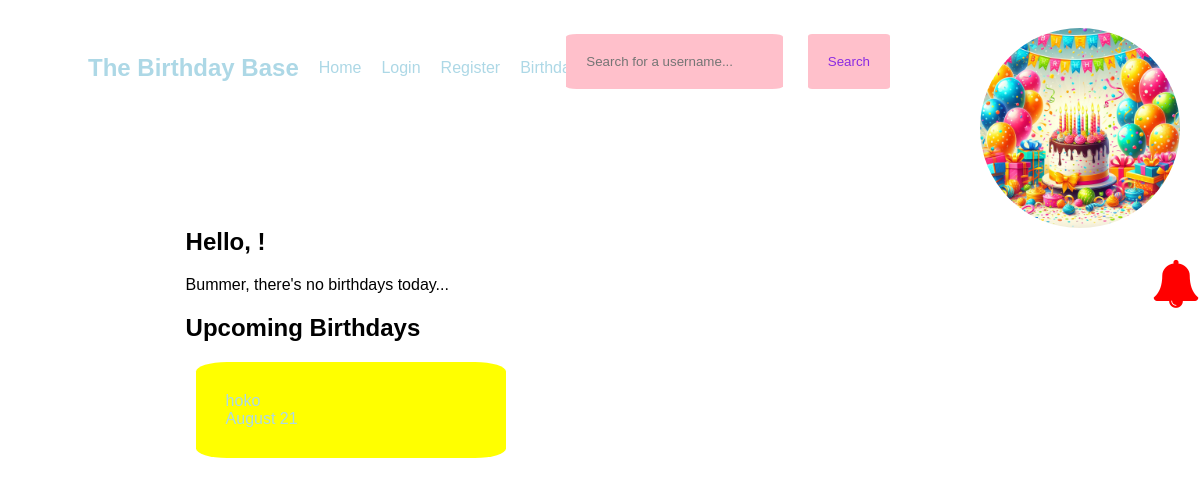
The app's page /, older data.
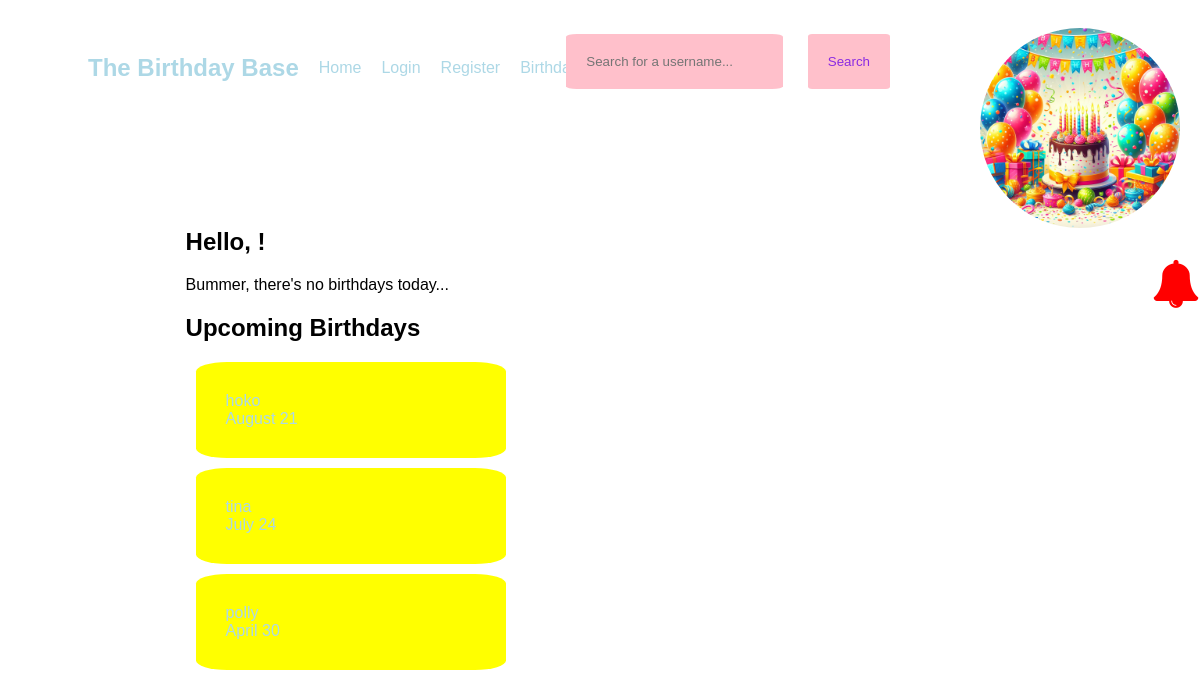
The same page, newer data.
### app.py (models this page shows, shortened)
class User(db.Model, UserMixin):
    id = db.Column(db.Integer, primary_key=True)
    username = db.Column(db.String(20), nullable=False, unique=True)
    password = db.Column(db.String(80), nullable=False)
    first_name = db.Column(db.String(20), nullable=False)
    last_name = db.Column(db.String(80), nullable=True)
    birthday = db.Column(db.Date, nullable=False)
    profile_pic = db.Column(db.String(), default="default.jpg")
    followed = db.relationship(
        "Follow",
        foreign_keys=[Follow.follower_id],
        backref=db.backref("follower", lazy="joined"),
        lazy="dynamic",
        cascade="all, delete-orphan",
    )
    followers = db.relationship(
        "Follow",
        foreign_keys=[Follow.followed_id],
        backref=db.backref("followed", lazy="joined"),
        lazy="dynamic",
        cascade="all, delete-orphan",
    )
    postsender = db.relationship(
        "Post",
        backref=backref("postsender", uselist=False),
        foreign_keys=[Post.sender],
        lazy=True,
    )

### app.py (the view)
@app.route("/")
def home():
    todaybday = User.query.filter_by(birthday=date.today()).all()
    today = datetime.today()
    three_months_later = today + relativedelta(months=3)
    print('three_months_later ' + str(three_months_later))
    print('func.extract(\'month\', User.birthday) ' + str(func.extract('month', User.birthday)))
    print('today.month ' + str(today.month))
    print('three_months_later.month ' + str(three_months_later.month))
    upcoming = User.query.filter(
    and_(
        (func.extract('month', User.birthday) >= today.month),
        (func.extract('day', User.birthday) >= today.day),
        )
    )
    return render_template("home.html", today=todaybday, upcoming=upcoming)

### app.py (called while the page is built)
@app.context_processor
def base():
    def notifbday():
        print('test')
        if current_user.is_authenticated:
            print('test')
            user_id = flask_login.current_user.id
            today = datetime.now()
            one_month_later = today + relativedelta(months=1)
            print(one_month_later)
            one_month_before = today - relativedelta(months=12)
            birthdays_in_last_month = User.query.join(
                Follow, User.id == Follow.followed_id
            ).filter(
                (func.extract('month', User.birthday) >= today.month),
            (func.extract('month', User.birthday) <= one_month_later.month)).all()
            print(birthdays_in_last_month)
            return birthdays_in_last_month
        else:
            print('user is not logged in')
    return dict(notif=notifbday)

### templates/home.html
{% extends 'base.html' %} {% block content %}
<section>
  <h1>Hello, {{ current_user.username }}!</h1>
  {% if today|length >= 1 %}
  <h1>It's someone's birthday today!</h1>
  {% for t in today %}
  <p>People with birthdays today...</p>
  {{t.username}} {% endfor %} {% else %}
  <p>Bummer, there's no birthdays today...</p>
  {% endif %}
  <h2>Upcoming Birthdays</h2>
  {% for u in upcoming %}
  <div class="upcoming">
    <a href="{{ url_for('profile', username=u.username) }}">
      {{ u.username }}<br />
      {{ u.birthday.strftime('%B %d') }}
    </a>
  </div>
  {% endfor %}
</section>
 {% endblock %}

Row changes from the older to the newer data that the page shows:
added User: username "tina", birthday "July 24"
added User: username "polly", birthday "April 30"
